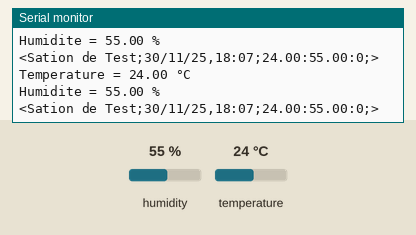
Bench run of a sketch on a simulated Arduino Uno, built with avr-gcc and run on an emulated ATmega328P. On the bench: the last lines printed to the serial monitor. The test bench sets the inputs (shaded band); at power-on: humidity 55 %, temperature 24 °C.

Above: at 10.8 s.
10.9 s: humidity set to 22 %
At 20.5 s:
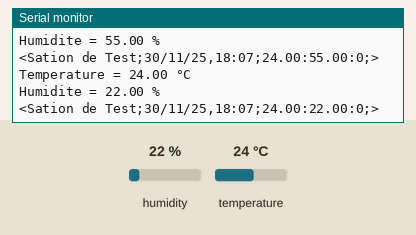
20.9 s: temperature set to 12 °C
At 30.7 s:
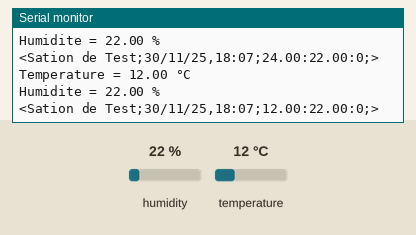
30.9 s: humidity set to 40 %
At 40.9 s:
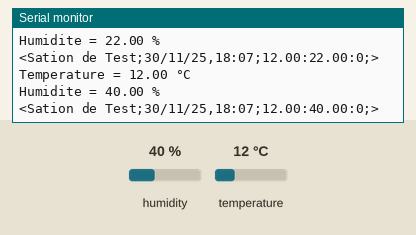
Timing chart, 0 to 42.4 s (numbered marks = the images above; inputs shaded):
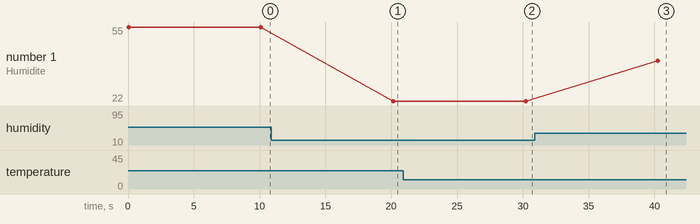

Measured:
- after the input at 10.9 s, the serial monitor: prints a new line after 9.3 s (image 1)
- after the input at 20.9 s, the serial monitor: prints a new line after 9.3 s (image 2)
- after the input at 30.9 s, the serial monitor: prints a new line after 9.4 s (image 3)
- plotted number 1: 55 → 22 after the input at 10.9 s, 22 → 40 after the input at 30.9 s

The sketch:

Test-DHT11.ino
```cpp
// Capteur de temperature et d'humidite DHT11
// https://tutoduino.fr/
// Copyleft 2020

#include "DHT.h"

// Definit la broche de l'Arduino sur laquelle la
// broche DATA du capteur est reliee
#define DHTPIN 2

// Definit le type de capteur utilise
#define DHTTYPE DHT11
String station = "Sation de Test";
String date = "30/11/25,18:07";
String lum = "0";
String hum;
String temp;

// Declare un objet de type DHT
// Il faut passer en parametre du constructeur
// de l'objet la broche et le type de capteur
DHT dht(DHTPIN, DHTTYPE);

void setup() {
  Serial.begin(9600);

  // Initialise la capteur DHT11
  dht.begin();
}

void loop() {
  // Recupere la temperature et l'humidite du capteur et l'affiche
  // sur le moniteur serie
  temp = String(dht.readTemperature());
  hum = String(dht.readHumidity());
  Serial.println("Temperature = " + temp+" °C");
  Serial.println("Humidite = " + hum+" %");
//"<STA;DATE;TEMP;HUM;LUM;>"
  String Trame = "<"+station+";"+date+";"+temp+":"+hum+":"+lum+";>";
  Serial.println(Trame);
  // Attend 10 secondes avant de reboucler
  delay(10000);
}
```
